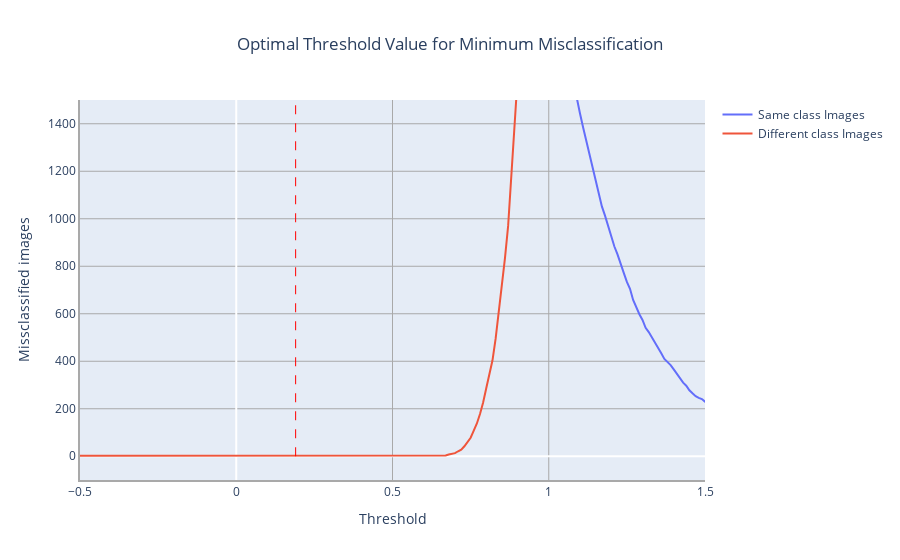

Write notebook code for a chart like this one.
### Code cell
import plotly.graph_objects as go

# create trace for the first line
trace1 = go.Scatter(x=my_list, y=same, mode='lines', name='Same class Images')

# create trace for the second line
trace2 = go.Scatter(x=my_list, y=different, mode='lines', name='Different class Images')

# create the figure object and add both traces
fig = go.Figure()
fig.add_trace(trace1)
fig.add_trace(trace2)

# set the x-axis range to -1 to 1 and y-axis range to -100 to 2500
fig.update_xaxes(range=[-0.5, 1.5])
fig.update_yaxes(range=[-100, 1500])

# find the intersection point of the two lines
intersection_point = my_list[same.index(max(same))]

# add a vertical line at x=0.2
fig.add_shape(type='line', x0=0.19, x1=0.19,
              y0=0, y1=max(final),
              line=dict(color='red', width=1, dash='dash'),
              name='Intersection of both')


fig.update_layout(
    title={
        'text': 'Optimal Threshold Value for Minimum Misclassification',
        'x': 0.5,
        'xanchor': 'center'
    },
    xaxis_title='Threshold',
    yaxis_title='Missclassified images',
    xaxis=dict(showgrid=True, gridwidth=1, gridcolor='DarkGray', linecolor='DarkGray', linewidth=2),
    yaxis=dict(showgrid=True, gridwidth=1, gridcolor='DarkGray', linecolor='DarkGray', linewidth=2),
    showlegend=True
)

# display the plot
fig.show()

### Figure 1 — Plotly figure (JSON) as saved in the notebook; plotly's stock layout.template omitted (floating-point values rounded to 4 significant figures; data arrays with more than 128 entries replaced by an {"elided": "..."} marker saying what was removed)
{"data": [{"mode": "lines", "name": "Same class Images", "type": "scatter", "x": {"elided": "601 float values"}, "y": {"elided": "601 int values"}}, {"mode": "lines", "name": "Different class Images", "type": "scatter", "x": {"elided": "601 float values"}, "y": {"elided": "601 int values"}}], "layout": {"shapes": [{"line": {"color": "red", "dash": "dash", "width": 1}, "name": "Intersection of both", "type": "line", "x0": 0.19, "x1": 0.19, "y0": 0, "y1": 47027}], "showlegend": true, "title": {"text": "Optimal Threshold Value for Minimum Misclassification", "x": 0.5, "xanchor": "center"}, "xaxis": {"gridcolor": "DarkGray", "gridwidth": 1, "linecolor": "DarkGray", "linewidth": 2, "range": [-0.5, 1.5], "showgrid": true, "title": {"text": "Threshold"}}, "yaxis": {"gridcolor": "DarkGray", "gridwidth": 1, "linecolor": "DarkGray", "linewidth": 2, "range": [-100, 1500], "showgrid": true, "title": {"text": "Missclassified images"}}}}
